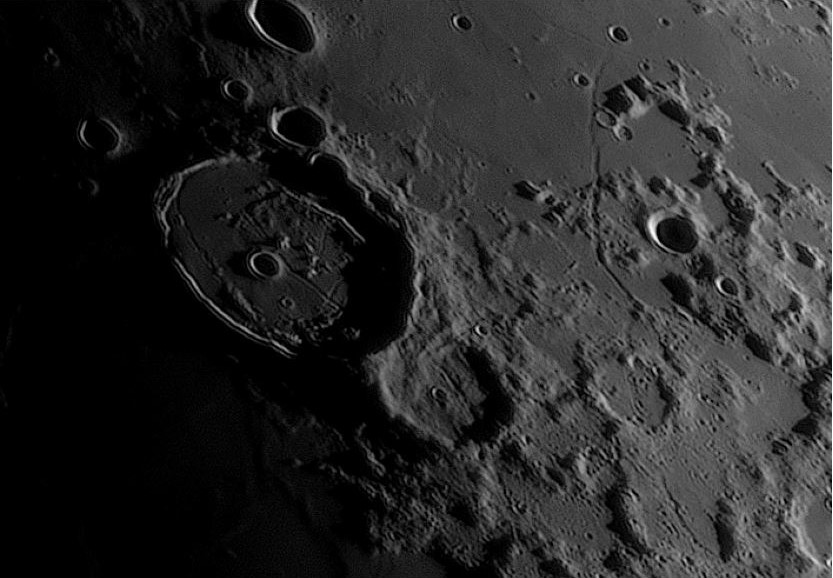
#> input picture Semestre_05/ModeladoYProcesamientoDeImagenes/Segundo Parcial/data/moon.jpg, 833 x 578 px
$ python ecualizacion.py
#> lines starting #> are read from the running program, lines starting #| are printed output that depends on the picture
#> in read_image, imagen is the input picture: shape (578, 833, 3); min 0, max 255, mean 40.8
#> call 2 of read_image, with image_path = 'data/flor.jpg'
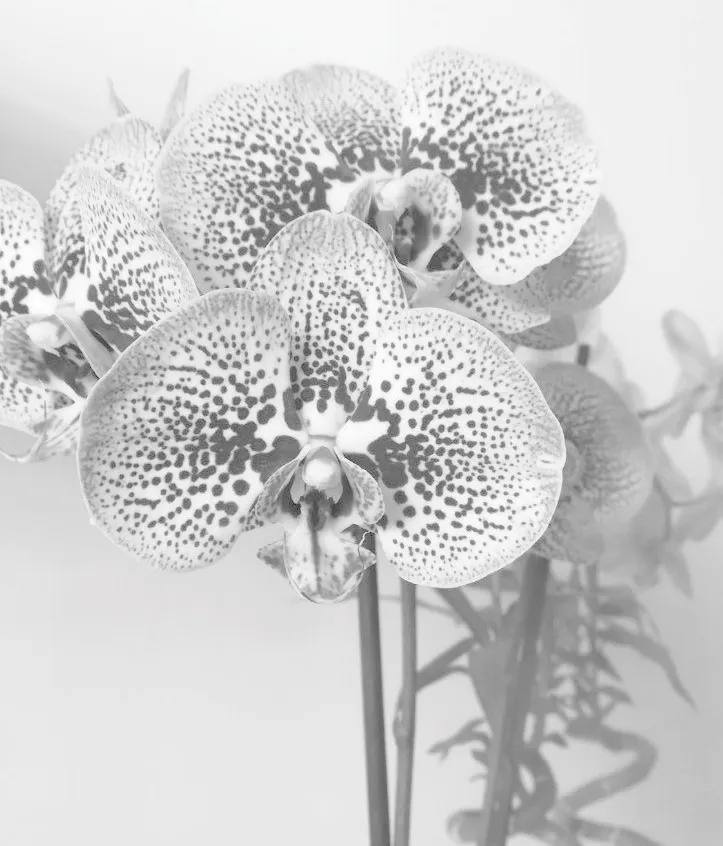
#> input picture Semestre_05/ModeladoYProcesamientoDeImagenes/Segundo Parcial/data/flor.jpg, 723 x 846 px
#> in read_image, imagen is the input picture: shape (846, 723, 3); mean R, G, B 205.5, 205.5, 205.5
### Semestre_05/ModeladoYProcesamientoDeImagenes/Segundo Parcial/src/utils.py
import numpy as np
import matplotlib.pyplot as plt
import os
from skimage import color
from skimage.io import imread


"""
Function to read an image from a given path, convert it to grayscale if necessary, and return it as an 8-bit unsigned integer array.

Parameters:
    - image_path: String representing the relative path to the image file.

Returns:
    - imagen: 2D numpy array representing the grayscale image.
"""

def read_image(image_path):
    # Extract the base path for the father of the directory in which this .py is located
    current_file_path = os.path.abspath(__file__)
    current_dir = os.path.dirname(current_file_path)
    base_path = os.path.dirname(current_dir)
    final_path = os.path.join(base_path, image_path)

    # Read the image
    imagen = imread(final_path)

    # Convert to grayscale if the image is RGB
    if len(imagen.shape) == 3:
        imagen = color.rgb2gray(imagen)
        imagen = (imagen * 255).astype(np.uint8)
    else:
        imagen = imagen.astype(np.uint8)

    return imagen


"""
Function to plot a list of images with their corresponding titles in a grid layout.

Parameters:
    - images: List of 2D numpy arrays representing the images to be plotted.
    - titles: List of strings representing the titles for each image.
    - fig_title: String representing the title for the entire figure.
    - cols: Integer representing the number of columns in the grid layout (default is 3).

Returns:
    - None
"""

# [21 lines left out: function plot_images, not called in this run]


"""
Function to compute the histogram of an image.

Parameters:
    - img: 2D numpy array representing the grayscale image.
    - bins: Integer representing the number of intensities in the histogram.
    - normalizar: Boolean indicating whether to normalize the histogram.

Returns:
    - histograma: 1D numpy array representing the histogram of the image.
"""

def histograma(img, bins, normalizar):
    histograma = np.zeros(bins)
    w, h = img.shape
    for i in range(w):
        for j in range(h):
            intensidad = int(img[i, j])
            # Increment the histogram bin corresponding to the intensity
            histograma[intensidad] += 1

    if normalizar:
        # Normalize the histogram by dividing by the total number of pixels (width * height)
        histograma /= (w * h)

    return histograma


"""
Function to quantize an image from its original bit depth to a target bit depth.

Parameters:
    - img: 2D numpy array representing the grayscale image.
    - bits_originales: Integer representing the original bit depth of the image.
    - bits_destino: Integer representing the target bit depth for quantization.

Returns:
    - img_cuantizada: 2D numpy array representing the quantized image.
"""

def cuantizar(img, bits_originales, bits_destino):
    factor_cuantizacion = (2 ** bits_destino - 1) / (2 ** bits_originales - 1)
    img_cuantizada = np.floor(img * factor_cuantizacion).astype(np.uint8)
    return img_cuantizada


"""
Function to create a lookup table for histogram equalization.

Parameters:
    - hist: 1D numpy array representing the histogram of the image.
    - total_pixeles: Integer representing the total number of pixels in the image.

Returns:
    - tabla: List of lists where each sublist contains:
        - intensidad: Original intensity value.
        - conteo: Number of pixels with that intensity.
        - pr: Normalized probability of the intensity.
        - suma_acum: Cumulative distribution function value for the intensity.
        - multiplicacion: Product of the cumulative distribution function value and the maximum intensity value.
        - entero: Rounded integer value of the multiplicacion.
"""

def crear_lookup_table(hist, total_pixeles):
    hist_normalizado = hist / total_pixeles
    suma_ac = np.cumsum(hist_normalizado)

    tabla = []
    for i in range(len(hist)):
        intensidad = i
        conteo = int(hist[i])
        pr = hist_normalizado[i]
        suma_acum = suma_ac[i]
        multiplicacion = suma_acum * (len(hist) - 1)
        entero = int(np.round(multiplicacion))

        fila = [intensidad, conteo, round(pr, 4), round(suma_acum, 4), round(multiplicacion, 4), entero]
        tabla.append(fila)

    return tabla


"""
Function to display a list of images and their corresponding histograms side by side.

Parameters:
    - imagenes: List of 2D numpy arrays representing the grayscale images.
    - titulos_imagenes: List of strings representing the titles for each image.
    - histogramas: List of 1D numpy arrays representing the histograms of the images.
    - titulos_histogramas: List of strings representing the titles for each histogram.

Returns:
    - None
"""

def imagenes_histogramas(imagenes, titulos_imagenes, histogramas, titulos_histogramas):
    assert len(imagenes) == len(titulos_imagenes) == len(histogramas) == len(titulos_histogramas), "All input lists must have the same length"

    n = len(imagenes)
    fig, axes = plt.subplots(n, 2, figsize=(12, 6 * n))

    for i in range(n):
        # Display the image
        axes[i, 0].imshow(imagenes[i], cmap='gray')
        axes[i, 0].set_title(titulos_imagenes[i])
        axes[i, 0].axis('off')

        # Display the histogram
        axes[i, 1].plot(range(len(histogramas[i])), histogramas[i])
        axes[i, 1].set_title(titulos_histogramas[i])
        axes[i, 1].set_xlim([0, len(histogramas[i]) - 1])

    plt.tight_layout()
    plt.show()


"""
Function to add Gaussian noise to an image.

Parameters:
    - img: 2D numpy array representing the grayscale image.
    - sigma: Float representing the standard deviation of the Gaussian noise.

Returns:
    - img_out: 2D numpy array representing the noisy image.
"""

# [6 lines left out: function ruido_gaussiano, not called in this run]


"""
Function to compute the mean of multiple noisy images.

Parameters:
    - img: 2D numpy array representing the grayscale image.
    - n: Integer representing the number of noisy images to generate.
    - sigma: Float representing the standard deviation of the Gaussian noise.

Returns:
    - g_bar: 2D numpy array representing the mean image.
"""

# [8 lines left out: function mean_image, not called in this run]

"""
Function to create an averaging filter kernel.

Parameters:
    - n: Integer representing the size of the kernel (n x n).

Returns:
    - kernel: 2D numpy array representing the averaging filter kernel.
"""

def filtro_promedio(n):
    kernel = 1 / (n * n) * np.ones((n, n))
    return kernel

"""
Function to create a Gaussian filter kernel.

Parameters:
    - sigma: Float representing the standard deviation of the Gaussian distribution.
    - n: Integer representing the size of the kernel (n x n). Must be an odd number.

Returns:
    - kernel: 2D numpy array representing the Gaussian filter kernel.
"""

# [16 lines left out: function gaussian_kernel, not called in this run]

"""
Function to add impulsive noise (salt and pepper noise) to an image.

Parameters:
    - img: 2D numpy array representing the grayscale image.
    - probability: Float representing the probability of a pixel being affected by noise.

Returns:
    - img_ruido: 2D numpy array representing the noisy image.
"""

# [12 lines left out: function ruido_impulsivo, not called in this run]

"""
Function to add multiplicative noise to an image.

Parameters:
    - img: 2D numpy array representing the grayscale image.
    - sigmaM: Float representing the standard deviation of the multiplicative noise.

Returns:
    - img_ruido: 2D numpy array representing the noise applied to the image.
    - img_out: 2D numpy array representing the noisy image.
"""

# [6 lines left out: function multiplicar_ruido, not called in this run]

"""
Function to apply a 2D convolution to an image using a given kernel.

Parameters:
    - img: 2D numpy array representing the grayscale image.
    - k: 2D numpy array representing the convolution kernel.

Returns:
    - img_out: 2D numpy array representing the convolved image.
"""

# [13 lines left out: function conv2d, not called in this run]

"""
Function to apply an arithmetic mean filter to an image.

Parameters:
    - img: 2D numpy array representing the grayscale image.
    - w_size: Integer representing the size of the window (w_size x w_size).

Returns:
    - img_out: 2D numpy array representing the filtered image.
"""

# [11 lines left out: function media_aritmetica, not called in this run]

"""
Function to apply a geometric mean filter to an image.

Parameters:
    - img: 2D numpy array representing the grayscale image.
    - w_size: Integer representing the size of the window (w_size x w_size).

Returns:
    - img_out: 2D numpy array representing the filtered image.

Note:
    - Bad for impulsive noise
"""

# [11 lines left out: function media_geometrica, not called in this run]

"""
Function to apply a harmonic mean filter to an image.

Parameters:
    - img: 2D numpy array representing the grayscale image.
    - w_size: Integer representing the size of the window (w_size x w_size).

Returns:
    - img_out: 2D numpy array representing the filtered image.

Note:
    - Bad for impulsive noise
"""

# [12 lines left out: function media_armonica, not called in this run]

"""
Function to apply a harmonic mean filter to an image.

Parameters:
    - img: 2D numpy array representing the grayscale image.
    - w_size: Integer representing the size of the window (w_size x w_size).

Returns:
    - img_out: 2D numpy array representing the filtered image.

Note:
    - Bad for impulsive noise
"""

# [58 lines left out: functions media_contraarmonico, filtro_mediana, filtro_max_min, filtro_max_min, gradiante, not called in this run]


# def aplicar_sobel(img):
#     # Definir los kernels de Sobel
#     sobel_x = np.array([[-1, 0, 1],
#                         [-2, 0, 2],
#                         [-1, 0, 1]])
#     sobel_y = np.array([[-1, -2, -1],
#                         [0, 0, 0],
#                         [1, 2, 1]])
#     # Aplicar convolución con los kernels de Sobel
#     img_sobel_x = convolve2d(img, sobel_x, mode='same', boundary='wrap')
#     img_sobel_y = convolve2d(img, sobel_y, mode='same', boundary='wrap')
#     # Calcular la magnitud del gradiente
#     img_sobel = np.sqrt(img_sobel_x*2 + img_sobel_y*2)
#     img_sobel = np.clip(img_sobel, 0, 255).astype(np.uint8)
#     return img_sobel, sobel_x, sobel_ydef aplicar_sobel(img):
#     # Definir los kernels de Sobel
#     sobel_x = np.array([[-1, 0, 1],
#                         [-2, 0, 2],
#                         [-1, 0, 1]])
#     sobel_y = np.array([[-1, -2, -1],
#                         [0, 0, 0],
#                         [1, 2, 1]])
#     # Aplicar convolución con los kernels de Sobel
#     img_sobel_x = convolve2d(img, sobel_x, mode='same', boundary='wrap')
#     img_sobel_y = convolve2d(img, sobel_y, mode='same', boundary='wrap')
#     # Calcular la magnitud del gradiente
#     img_sobel = np.sqrt(img_sobel_x*2 + img_sobel_y*2)
#     img_sobel = np.clip(img_sobel, 0, 255).astype(np.uint8)
#     return img_sobel, sobel_x, sobel_y

### Semestre_05/ModeladoYProcesamientoDeImagenes/Segundo Parcial/src/ecualizacion.py
import numpy as np
import utils

def ecualizacion_histograma(img):
    total_pixeles = img.size
    histograma = utils.histograma(img, 256, False)
    LUT = utils.crear_lookup_table(histograma, total_pixeles)

    img_ecualizada = np.zeros_like(img)
    for i in range(img.shape[0]):
        for j in range(img.shape[1]):
            pixel = img[i, j]
            img_ecualizada[i, j] = LUT[pixel][5]

    return img_ecualizada

def imprimir_imagenes(img_original):
    img_cuantizada = utils.cuantizar(img_original, 8, 3)
#> in cuantizar, `img_cuantizada = np.floor(img * factor_cuantizacion).astype(np.uint8)`:
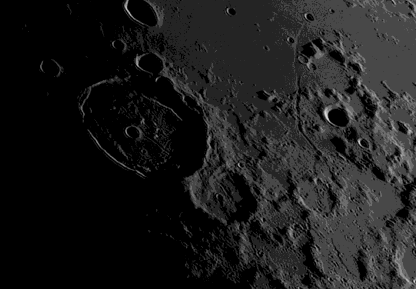
#> img_cuantizada: shape (578, 833) (shown at 1/2 size); min 0, max 7, mean 0.791; drawn with min black and max white

    histograma_img_original = utils.histograma(img_original, 256, False)
#> after the loop in histograma, `for i in range(w):`: histograma = 256 values, max 111015 at index 0, min 0 at index 25, mean 1880.8
#> histograma_img_original has the same summary as histograma in histograma
    histograma_img_cuantizada = utils.histograma(img_cuantizada, 256, False)
#> histograma_img_cuantizada = 256 values, max 244931 at index 0, min 0 at index 8, mean 1880.8

    img_original_ecualizada = ecualizacion_histograma(img_original)
#> in crear_lookup_table, `hist_normalizado = hist / total_pixeles`: hist_normalizado = 256 values, max 0.231 at index 0, min 0 at index 25, mean 0.00391
#> in crear_lookup_table, `suma_ac = np.cumsum(hist_normalizado)`: suma_ac = 256 values from 0.231 to 1
#> the loop in crear_lookup_table, `for i in range(len(hist)):` made 256 passes
#> (conteo, pr, suma_acum, multiplicacion, entero, fila) on passes 1 to 3: (111015, 0.231, 0.231, 58.8, 59, [0, 111015, 0.231, 0.231, 58.8, 59]), (16835, 0.035, 0.266, 67.71, 68, [1, 16835, 0.035, 0.266, 67.71, 68]), (11646, 0.0242, 0.29, 73.88, 74, [2, 11646, 0.0242, 0.29, 73.88, 74])
#> after the loop in crear_lookup_table, `for i in range(len(hist)):`: tabla = 256 items
#> after the loop in ecualizacion_histograma, `for i in range(img.shape[0]):`:
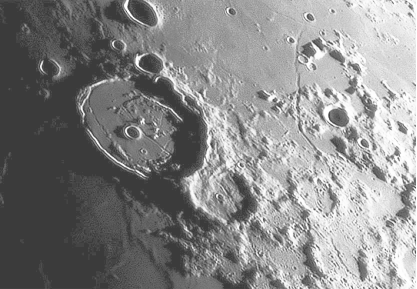
#> img_ecualizada: shape (578, 833) (shown at 1/2 size); min 59, max 255, mean 135.4
    img_cuantizada_ecualizada = ecualizacion_histograma(img_cuantizada)
#> in ecualizacion_histograma (call 2), `histograma = utils.histograma(img, 256, False)`: histograma has the same summary as histograma_img_cuantizada in imprimir_imagenes
#> the loop in crear_lookup_table (call 2), `for i in range(len(hist)):` made 256 passes
#> (conteo, pr, suma_acum, multiplicacion, entero, fila) on passes 1 to 3: (244931, 0.509, 0.509, 129.7, 130, [0, 244931, 0.509, 0.509, 129.7, 130]), (115153, 0.239, 0.748, 190.7, 191, [1, 115153, 0.239, 0.748, 190.7, 191]), (103427, 0.215, 0.963, 245.5, 245, [2, 103427, 0.215, 0.963, 245.5, 245])
#> after the loop in ecualizacion_histograma (call 2), `for i in range(img.shape[0]):`:
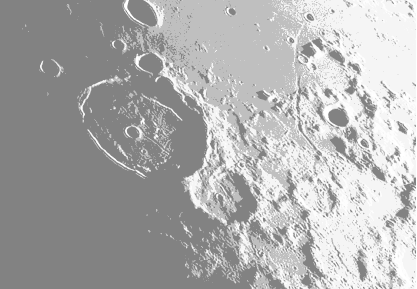
#> img_ecualizada: shape (578, 833) (shown at 1/2 size); min 130, max 255, mean 173.9

    histograma_original_ecualizada = utils.histograma(img_original_ecualizada, 256, False)
    histograma_cuantizada_ecualizada = utils.histograma(img_cuantizada_ecualizada, 256, False)

    # LISTAS DE IMAGENES E HISTOGRAMAS
    lista_pre = [img_original, img_cuantizada]
    lista_titulos_pre = ['Imagen Original', 'Imagen Cuantizada']
    lista_histograma_pre = [histograma_img_original, histograma_img_cuantizada]

    lista_ecualizada = [img_original_ecualizada, img_cuantizada_ecualizada]
    lista_titulos_ecualizados = ['Imagen Original Ecualizada', 'Imagen Cuantizada Ecualizada']
    lista_histograma_ecualizada = [histograma_original_ecualizada, histograma_cuantizada_ecualizada]

    lista_titulos_histogramas = ['Histograma', 'Histograma']

    utils.imagenes_histogramas(lista_pre, lista_titulos_pre, lista_histograma_pre, lista_titulos_histogramas)
    utils.imagenes_histogramas(lista_ecualizada, lista_titulos_ecualizados, lista_histograma_ecualizada, lista_titulos_histogramas)

img1 = utils.read_image('data/moon.jpg')
img2 = utils.read_image('data/flor.jpg')

imprimir_imagenes(img1)
imprimir_imagenes(img2)
#> after the loop in ecualizacion_histograma (call 3), `for i in range(img.shape[0]):`:
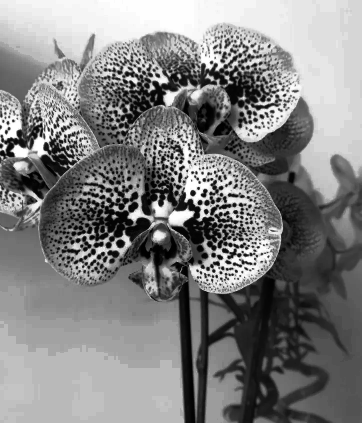
#> img_ecualizada: shape (846, 723) (shown at 1/2 size); min 0, max 255, mean 129.9
#> after the loop in ecualizacion_histograma (call 4), `for i in range(img.shape[0]):`:
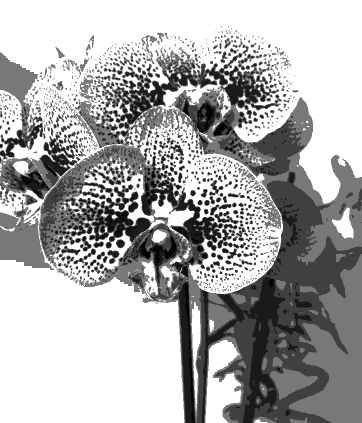
#> img_ecualizada: shape (846, 723) (shown at 1/2 size); min 0, max 255, mean 173.3
#> in imagenes_histogramas (call 4), `plt.show()`:
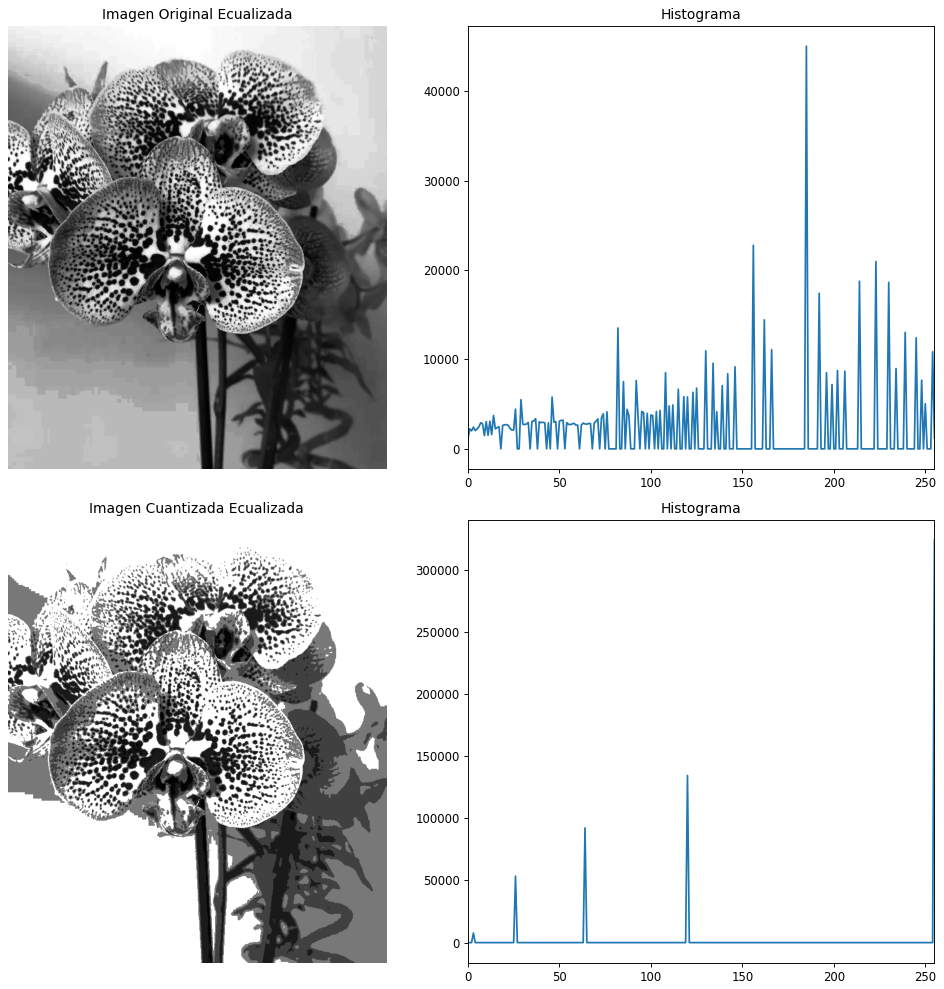
#> figure drawn by matplotlib, 4 panels; panel 2: curve peaks at x = 185, y = 45035; panel 4: curve peaks at x = 255, y = 323852
